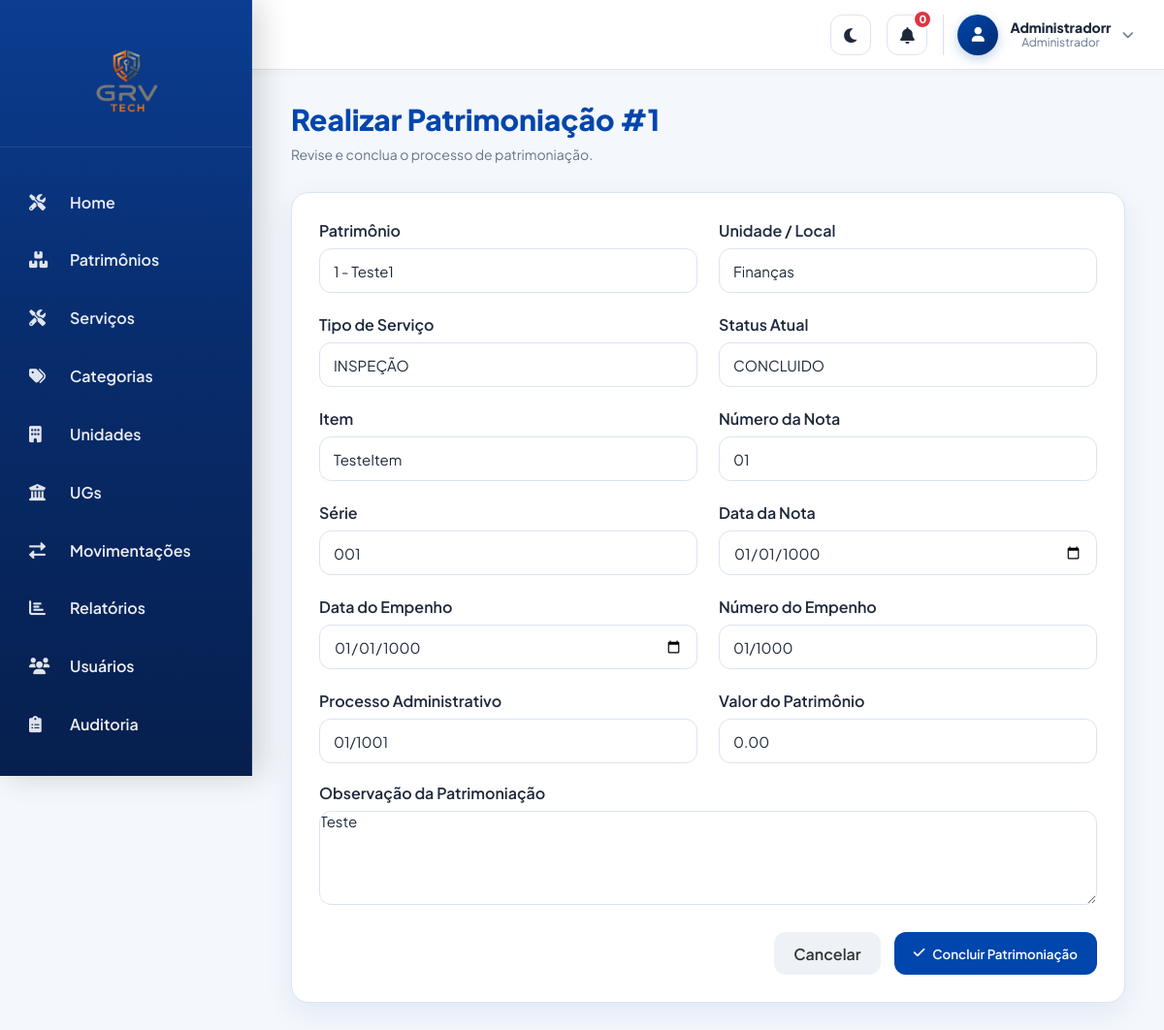
The page /realizar_servico.php?id=1 (signed in) on the database its author committed.
### tables this page shows
CREATE TABLE `servicos` (
  `id` int(11) NOT NULL AUTO_INCREMENT,
  `id_patrimonio` int(11) NOT NULL,
  `id_usuario` int(11) NOT NULL,
  `tipo_servico` enum('MANUTENÇÃO','REPARO','PATRIMONIAÇÃO','INSPEÇÃO','OUTRO') DEFAULT 'PATRIMONIAÇÃO',
  `descricao` text NOT NULL,
  `data_solicitacao` datetime DEFAULT current_timestamp(),
  `data_execucao` datetime DEFAULT NULL,
  `custo` decimal(14,2) DEFAULT 0.00,
  `status` enum('SOLICITADO','EM_ANDAMENTO','CONCLUIDO','CANCELADO') DEFAULT 'SOLICITADO',
  PRIMARY KEY (`id`),
  KEY `id_patrimonio` (`id_patrimonio`),
  KEY `id_usuario` (`id_usuario`),
  CONSTRAINT `servicos_ibfk_1` FOREIGN KEY (`id_patrimonio`) REFERENCES `patrimonios` (`id`),
  CONSTRAINT `servicos_ibfk_2` FOREIGN KEY (`id_usuario`) REFERENCES `usuarios` (`id`)
);

CREATE TABLE `patrimonios` (
  `id` int(11) NOT NULL AUTO_INCREMENT,
  `id_categoria` int(11) NOT NULL,
  `id_unidade` int(11) NOT NULL,
  `codigo_patrimonial` varchar(30) NOT NULL,
  `placa` varchar(20) DEFAULT NULL,
  `descricao` text NOT NULL,
  `marca` varchar(100) DEFAULT NULL,
  `modelo` varchar(100) DEFAULT NULL,
  `num_serie` varchar(100) DEFAULT NULL,
  `data_aquisicao` date DEFAULT NULL,
  `valor_aquisicao` decimal(14,2) DEFAULT NULL,
  `estado_conservacao` enum('NOVO','BOM','REGULAR','RUIM','INSERVÍVEL') DEFAULT 'BOM',
  `status` enum('ATIVO','MANUTENCAO','BAIXADO') DEFAULT 'ATIVO',
  `data_baixa` datetime DEFAULT NULL,
  `motivo_baixa` text DEFAULT NULL,
  `data_cadastro` datetime DEFAULT current_timestamp(),
  `item` varchar(150) DEFAULT NULL,
  `numero_nota` varchar(50) DEFAULT NULL,
  `serie` varchar(50) DEFAULT NULL,
  `data_nota` date DEFAULT NULL,
  `data_empenho` date DEFAULT NULL,
  `numero_empenho` varchar(50) DEFAULT NULL,
  `numero_processo_administrativo` varchar(100) DEFAULT NULL,
  `valor` decimal(14,2) DEFAULT 0.00,
  PRIMARY KEY (`id`),
  UNIQUE KEY `codigo_patrimonial` (`codigo_patrimonial`),
  UNIQUE KEY `placa` (`placa`),
  KEY `id_categoria` (`id_categoria`),
  KEY `id_unidade` (`id_unidade`),
  CONSTRAINT `patrimonios_ibfk_1` FOREIGN KEY (`id_categoria`) REFERENCES `categorias` (`id`),
  CONSTRAINT `patrimonios_ibfk_2` FOREIGN KEY (`id_unidade`) REFERENCES `unidades` (`id`)
);

CREATE TABLE `unidades` (
  `id` int(11) NOT NULL AUTO_INCREMENT,
  `id_ug` int(11) NOT NULL,
  `nome` varchar(150) NOT NULL,
  `endereco` varchar(255) DEFAULT NULL,
  `gps_coords` varchar(100) DEFAULT NULL,
  `responsavel` varchar(100) DEFAULT NULL,
  `telefone` varchar(20) DEFAULT NULL,
  `status` enum('ATIVO','INATIVO') DEFAULT 'ATIVO',
  PRIMARY KEY (`id`),
  KEY `id_ug` (`id_ug`),
  CONSTRAINT `unidades_ibfk_1` FOREIGN KEY (`id_ug`) REFERENCES `ugs` (`id`)
);

### public/realizar_servico.php (the view, shortened to what this page needs)
<?php
require_once '../config/database.php';
$id = $_GET['id'] ?? null;
$stmt = $pdo->prepare("
    SELECT
        s.*,
        p.codigo_patrimonial,
        p.descricao AS patrimonio,
        p.item,
        p.numero_nota,
        p.serie,
        p.data_nota,
        p.data_empenho,
        p.numero_empenho,
        p.valor,
        p.numero_processo_administrativo,
        u.nome AS unidade
    FROM servicos s
    INNER JOIN patrimonios p ON s.id_patrimonio = p.id
    INNER JOIN unidades u ON p.id_unidade = u.id
    WHERE s.id = :id
    LIMIT 1
");
$stmt->execute([':id' => $id]);
$servico = $stmt->fetch(PDO::FETCH_ASSOC);
?>
<!DOCTYPE html>
<html lang="pt-br">
<head>
    <link rel="stylesheet" href="assets/css/css.php">
    <link rel="stylesheet"
        href="https://cdnjs.cloudflare.com/ajax/libs/font-awesome/6.0.0/css/all.min.css">
</head>
<body class="logado">
    <?php include 'includes/sidebar.php'; ?>
    <?php include 'includes/topbar.php'; ?>
    <div class="main-content">
        <header class="header-operacional">
            <div>
                <h1 class="page-title">Realizar Patrimoniação #<?= $servico['id'] ?></h1>
                <p class="page-subtitle">Revise e conclua o processo de patrimoniação.</p>
            </div>
        </header>
        <form id="formRealizarServico" class="form-card">
            <div class="form-grid">
                <div class="form-group">
                    <label>Patrimônio</label>
                    <input type="text" value="<?= htmlspecialchars($servico['codigo_patrimonial'] . ' - ' . $servico['patrimonio']) ?>" disabled>
                </div>
                <div class="form-group">
                    <label>Unidade / Local</label>
                    <input type="text" value="<?= htmlspecialchars($servico['unidade']) ?>" disabled>
                </div>
                <div class="form-group">
                    <label>Tipo de Serviço</label>
                    <input type="text" value="<?= htmlspecialchars($servico['tipo_servico']) ?>" disabled>
                </div>
                <div class="form-group">
                    <label>Status Atual</label>
                    <input type="text" value="<?= htmlspecialchars($servico['status']) ?>" disabled>
                </div>
                <div class="form-group">
                    <label>Item</label>
                    <input type="text" name="item" value="<?= htmlspecialchars($servico['item'] ?? '') ?>">
                </div>
                <div class="form-group">
                    <label>Número da Nota</label>
                    <input type="text" name="numero_nota" value="<?= htmlspecialchars($servico['numero_nota'] ?? '') ?>">
                </div>
                <div class="form-group">
                    <label>Série</label>
                    <input type="text" name="serie" value="<?= htmlspecialchars($servico['serie'] ?? '') ?>">
                </div>
                <div class="form-group">
                    <label>Data da Nota</label>
                    <input type="date" name="data_nota" value="<?= htmlspecialchars($servico['data_nota'] ?? '') ?>">
                </div>
                <div class="form-group">
                    <label>Data do Empenho</label>
                    <input type="date" name="data_empenho" value="<?= htmlspecialchars($servico['data_empenho'] ?? '') ?>">
                </div>
                <div class="form-group">
                    <label>Número do Empenho</label>
                    <input type="text" name="numero_empenho" value="<?= htmlspecialchars($servico['numero_empenho'] ?? '') ?>">
                </div>
                <div class="form-group">
                    <label>Processo Administrativo</label>
                    <input type="text" name="numero_processo_administrativo" value="<?= htmlspecialchars($servico['numero_processo_administrativo'] ?? '') ?>">
                </div>
                <div class="form-group">
                    <label>Valor do Patrimônio</label>
                    <input type="number" name="valor" step="0.01" min="0" value="<?= htmlspecialchars($servico['valor'] ?? 0) ?>">
                </div>
            </div>
            <div class="form-group" style="margin-top:20px;">
                <label>Observação da Patrimoniação</label>
                <textarea name="descricao" rows="5" required><?= htmlspecialchars($servico['descricao']) ?></textarea>
            </div>
            <div class="form-actions">
                <a href="servicos.php" class="btn-secondary">Cancelar</a>
                <button type="submit" class="btn-primary">
                    <i class="fas fa-check"></i>
                    Concluir Patrimoniação
                </button>
            </div>
        </form>
    </div>
    <?php include 'includes/footer.php'; ?>

### rows shown on the page
servicos: id "1", id_patrimonio.descricao "1 - Teste1", nome "Finanças", tipo_servico "INSPEÇÃO", status "CONCLUIDO", item "TesteItem", numero_nota "01", serie "001", data_nota "01/01/1000", data_empenho "01/01/1000", numero_empenho "01/1000", numero_processo_administrativo "01/1001", valor "0.00", descricao "Teste"

### other values the page prints
$usuarioNome "Administradorr"
